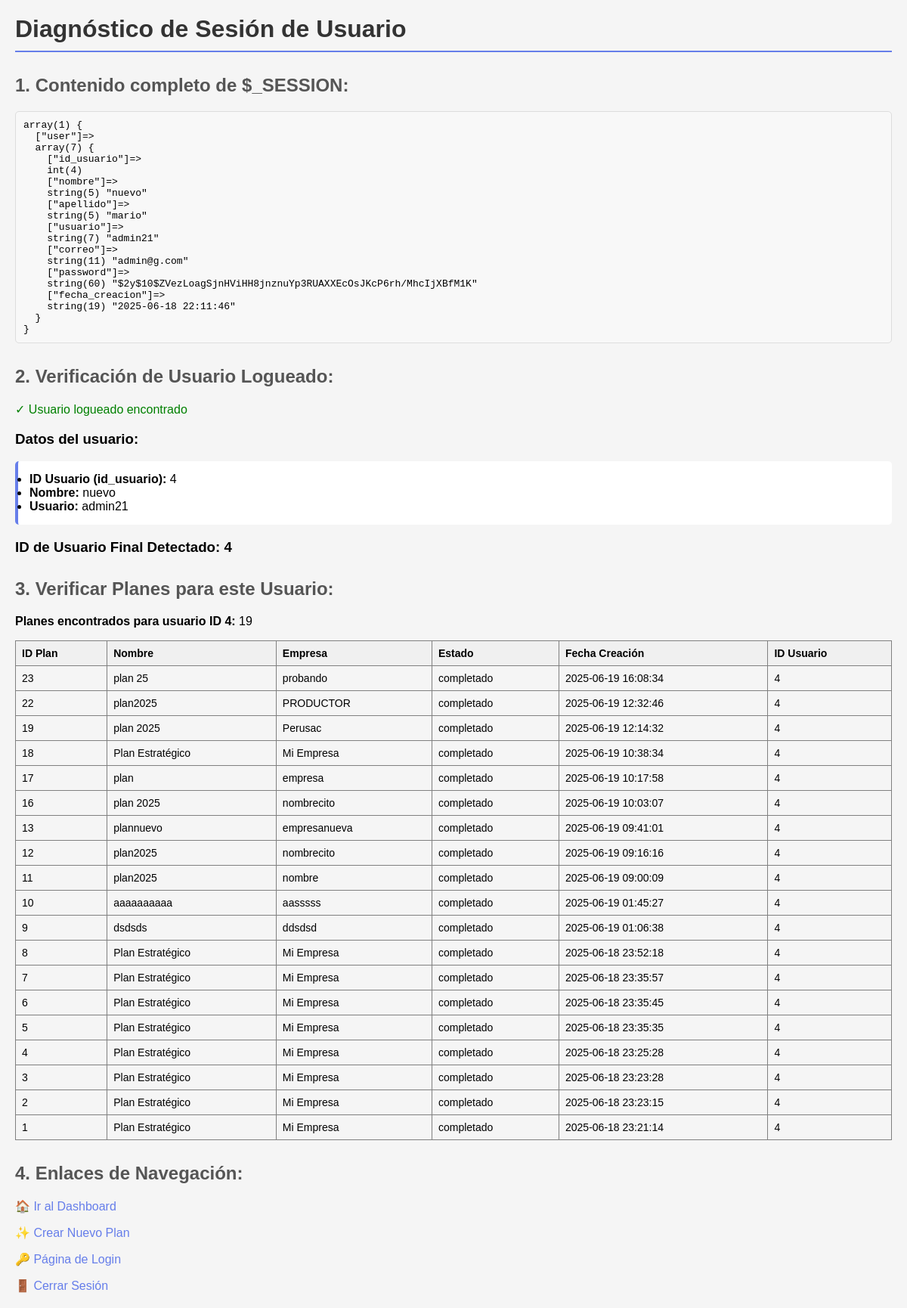
The page /Vista/diagnostico_sesion.php (signed in) on the database its author committed.
### tables this page shows
CREATE TABLE IF NOT EXISTS `tb_plan_estrategico` (
  `id_plan` int(11) NOT NULL AUTO_INCREMENT,
  `id_usuario` int(11) NOT NULL,
  `nombre_plan` varchar(255) NOT NULL,
  `empresa` varchar(255) NOT NULL,
  `descripcion` text DEFAULT NULL,
  `fecha_creacion` datetime DEFAULT current_timestamp(),
  `fecha_modificacion` datetime DEFAULT current_timestamp() ON UPDATE current_timestamp(),
  `estado` enum('borrador','completado','archivado') DEFAULT 'borrador',
  `logo_empresa` varchar(255) DEFAULT NULL,
  PRIMARY KEY (`id_plan`),
  KEY `idx_usuario` (`id_usuario`),
  CONSTRAINT `fk_plan_usuario` FOREIGN KEY (`id_usuario`) REFERENCES `tb_usuario` (`id_usuario`) ON DELETE CASCADE
);

### Vista/diagnostico_sesion.php (the view, shortened to what this page needs)
<?php
echo "<h1>Diagnóstico de Sesión de Usuario</h1>";
echo "<h2>1. Contenido completo de \$_SESSION:</h2>";
echo "<pre>";
var_dump($_SESSION);
echo "</pre>";
echo "<h2>2. Verificación de Usuario Logueado:</h2>";
if (isset($_SESSION['user'])) {
    echo "<p style='color: green;'>✓ Usuario logueado encontrado</p>";
    $user = $_SESSION['user'];
    echo "<h3>Datos del usuario:</h3>";
    echo "<ul>";
    if (isset($user['id_usuario'])) {
        echo "<li><strong>ID Usuario (id_usuario):</strong> " . $user['id_usuario'] . "</li>";
    }
    if (isset($user['nombre'])) {
        echo "<li><strong>Nombre:</strong> " . $user['nombre'] . "</li>";
    }
    if (isset($user['usuario'])) {
        echo "<li><strong>Usuario:</strong> " . $user['usuario'] . "</li>";
    }
    echo "</ul>";
    $user_id = $user['id_usuario'] ?? $user['id'] ?? null;
    echo "<h3>ID de Usuario Final Detectado: " . ($user_id ?? 'NULL') . "</h3>";
} else {
    echo "<p style='color: red;'>✗ No hay usuario logueado en la sesión</p>";
}
echo "<h2>3. Verificar Planes para este Usuario:</h2>";
if (isset($_SESSION['user'])) {
    try {
        $user = $_SESSION['user'];
        $user_id = $user['id_usuario'] ?? $user['id'] ?? null;
        if ($user_id) {
            $conexion = new clsConexion();
            $pdo = $conexion->getConexion();
            $stmt = $pdo->prepare("
                SELECT
                    p.id_plan,
                    p.nombre_plan,
                    p.empresa,
                    p.estado,
                    p.fecha_creacion,
                    p.id_usuario
                FROM tb_plan_estrategico p
                WHERE p.id_usuario = ?
                ORDER BY p.fecha_creacion DESC
            ");
            $stmt->execute([$user_id]);
            $planes_usuario = $stmt->fetchAll(PDO::FETCH_ASSOC);
            echo "<p><strong>Planes encontrados para usuario ID " . $user_id . ":</strong> " . count($planes_usuario) . "</p>";
            if (count($planes_usuario) > 0) {
                echo "<table border='1' style='border-collapse: collapse; width: 100%; margin-top: 10px;'>";
                echo "<tr style='background-color: #f0f0f0;'>";
                echo "<th>ID Plan</th><th>Nombre</th><th>Empresa</th><th>Estado</th><th>Fecha Creación</th><th>ID Usuario</th>";
                echo "</tr>";
                foreach ($planes_usuario as $plan) {
                    echo "<tr>";
                    echo "<td>" . htmlspecialchars($plan['id_plan']) . "</td>";
                    echo "<td>" . htmlspecialchars($plan['nombre_plan']) . "</td>";
                    echo "<td>" . htmlspecialchars($plan['empresa']) . "</td>";
                    echo "<td>" . htmlspecialchars($plan['estado']) . "</td>";
                    echo "<td>" . htmlspecialchars($plan['fecha_creacion']) . "</td>";
                    echo "<td>" . htmlspecialchars($plan['id_usuario']) . "</td>";
                    echo "</tr>";
                }
                echo "</table>";
            }
        } else {
            echo "<p style='color: red;'>Error: No se pudo determinar el ID del usuario.</p>";
        }
    } catch (Exception $e) {
        echo "<p style='color: red;'>Error al consultar la base de datos: " . $e->getMessage() . "</p>";
    }
}
echo "<h2>4. Enlaces de Navegación:</h2>";
echo "<p><a href='home.php'>🏠 Ir al Dashboard</a></p>";
echo "<p><a href='wizard_estrategico.php'>✨ Crear Nuevo Plan</a></p>";
echo "<p><a href='login.php'>🔑 Página de Login</a></p>";
echo "<p><a href='logout.php'>🚪 Cerrar Sesión</a></p>";
?>

### Vista/diagnostico_sesion.php (style rules this page uses)
h1 { color: #333; border-bottom: 2px solid #667eea; padding-bottom: 10px; }
h2 { color: #555; margin-top: 30px; }
table { margin-top: 10px; font-size: 14px; }
th { padding: 8px; text-align: left; }
td { padding: 8px; }
pre { background-color: #f8f8f8; border: 1px solid #ddd; padding: 10px; border-radius: 5px; overflow-x: auto; }
ul { background-color: white; padding: 15px; border-radius: 5px; border-left: 4px solid #667eea; }
a { color: #667eea; text-decoration: none; }

### rows shown on the page
tb_plan_estrategico: id_plan "23", nombre_plan "plan 25", empresa "probando", estado "completado", fecha_creacion "2025-06-19 16:08:34", id_usuario "4"
tb_plan_estrategico: id_plan "22", nombre_plan "plan2025", empresa "PRODUCTOR", estado "completado", fecha_creacion "2025-06-19 12:32:46", id_usuario "4"
tb_plan_estrategico: id_plan "19", nombre_plan "plan 2025", empresa "Perusac", estado "completado", fecha_creacion "2025-06-19 12:14:32", id_usuario "4"
tb_plan_estrategico: id_plan "18", nombre_plan "Plan Estratégico", empresa "Mi Empresa", estado "completado", fecha_creacion "2025-06-19 10:38:34", id_usuario "4"
tb_plan_estrategico: id_plan "17", nombre_plan "plan", empresa "empresa", estado "completado", fecha_creacion "2025-06-19 10:17:58", id_usuario "4"
tb_plan_estrategico: id_plan "16", nombre_plan "plan 2025", empresa "nombrecito", estado "completado", fecha_creacion "2025-06-19 10:03:07", id_usuario "4"
tb_plan_estrategico: id_plan "13", nombre_plan "plannuevo", empresa "empresanueva", estado "completado", fecha_creacion "2025-06-19 09:41:01", id_usuario "4"
tb_plan_estrategico: id_plan "12", nombre_plan "plan2025", empresa "nombrecito", estado "completado", fecha_creacion "2025-06-19 09:16:16", id_usuario "4"
tb_plan_estrategico: id_plan "11", nombre_plan "plan2025", empresa "nombre", estado "completado", fecha_creacion "2025-06-19 09:00:09", id_usuario "4"
tb_plan_estrategico: id_plan "10", nombre_plan "aaaaaaaaaa", empresa "aasssss", estado "completado", fecha_creacion "2025-06-19 01:45:27", id_usuario "4"
tb_plan_estrategico: id_plan "9", nombre_plan "dsdsds", empresa "ddsdsd", estado "completado", fecha_creacion "2025-06-19 01:06:38", id_usuario "4"
tb_plan_estrategico: id_plan "8", nombre_plan "Plan Estratégico", empresa "Mi Empresa", estado "completado", fecha_creacion "2025-06-18 23:52:18", id_usuario "4"
tb_plan_estrategico: id_plan "7", nombre_plan "Plan Estratégico", empresa "Mi Empresa", estado "completado", fecha_creacion "2025-06-18 23:35:57", id_usuario "4"
tb_plan_estrategico: id_plan "6", nombre_plan "Plan Estratégico", empresa "Mi Empresa", estado "completado", fecha_creacion "2025-06-18 23:35:45", id_usuario "4"
tb_plan_estrategico: id_plan "5", nombre_plan "Plan Estratégico", empresa "Mi Empresa", estado "completado", fecha_creacion "2025-06-18 23:35:35", id_usuario "4"
tb_plan_estrategico: id_plan "4", nombre_plan "Plan Estratégico", empresa "Mi Empresa", estado "completado", fecha_creacion "2025-06-18 23:25:28", id_usuario "4"
tb_plan_estrategico: id_plan "3", nombre_plan "Plan Estratégico", empresa "Mi Empresa", estado "completado", fecha_creacion "2025-06-18 23:23:28", id_usuario "4"
tb_plan_estrategico: id_plan "2", nombre_plan "Plan Estratégico", empresa "Mi Empresa", estado "completado", fecha_creacion "2025-06-18 23:23:15", id_usuario "4"
tb_plan_estrategico: id_plan "1", nombre_plan "Plan Estratégico", empresa "Mi Empresa", estado "completado", fecha_creacion "2025-06-18 23:21:14", id_usuario "4"

### other values the page prints
$user['id_usuario'] "4"
$user['nombre'] "nuevo"
$user['usuario'] "admin21"
$user_id "4"
count($planes_usuario) "19"
